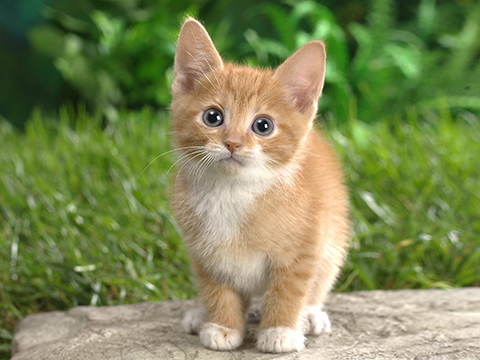
#> input picture 03. 키보드와 마우스 이벤트 처리/cat.jpg, 480 x 360 px, found by its file name
$ python 15.hist_equalization_0_quiz.py
#> lines starting #> are read from the running program, lines starting #| are printed output that depends on the picture
# [Quiz] HSV, YCrCb 공간 각각에서 명도만 평활하고,
# - 원본과 각 이미지를 출력한 후,
# - 원본이미지와 비교하여 BGR 색상별로 bin 64의 히스토그램을 그려보자.
# - 추가로 BGR 채널 각각에 평활화를 할 경우는 어떤 현상이 생기는 지 알아보자.

import cv2
from matplotlib import pyplot as plt

img0 = cv2.imread('cat.jpg')
#> img0 is the input picture: shape (360, 480, 3); mean B, G, R 85.7, 136, 125.8
bins = 256

# HSV 컬러공간으로 변환후 Value 채널만 평평히
hsv = cv2.cvtColor(img0, cv2.COLOR_BGR2HSV)
#> hsv: shape (360, 480, 3); mean H, S, V 34.5, 116.9, 144.7
h, s, v = cv2.split(hsv)
v1 = cv2.equalizeHist(v)
hsv1 = cv2.merge((h,s,v1)) #평평해진 Value 채널로 대체
#> hsv1: shape (360, 480, 3); mean H, S, V 34.5, 116.9, 128.2
img_hsv = cv2.cvtColor(hsv1, cv2.COLOR_HSV2BGR)

# YCrCb 컬러공간으로 변환후 Y 채널만 평평히
YCrCb = cv2.cvtColor(img0, cv2.COLOR_BGR2YCrCb)
#> YCrCb: shape (360, 480, 3); mean of channels 0, 1, 2 127.2, 127, 104.5
y, r, b = cv2.split(YCrCb)
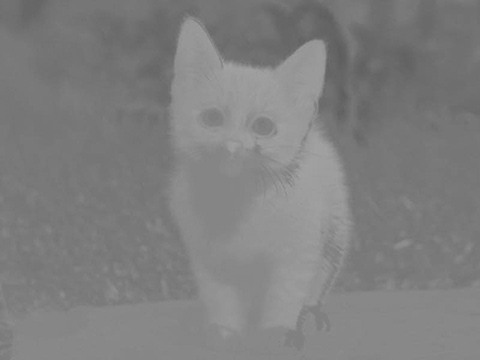
#> r: shape (360, 480); min 93, max 163, mean 127
y1 = cv2.equalizeHist(y)
Y1CrCb = cv2.merge((y1,r,b)) #평평해진 Y 채널로 대체
#> Y1CrCb: shape (360, 480, 3); mean of channels 0, 1, 2 128.2, 127, 104.5
img_YCrCb = cv2.cvtColor(Y1CrCb, cv2.COLOR_YCrCb2BGR)
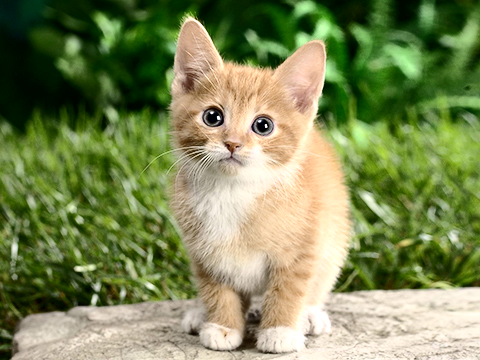
#> img_YCrCb: shape (360, 480, 3); mean B, G, R 88.3, 137, 126.4

# 잘못된 예: RGB 모든 채널을 각각 평활화할 경우
b, g, r = cv2.split(img0)
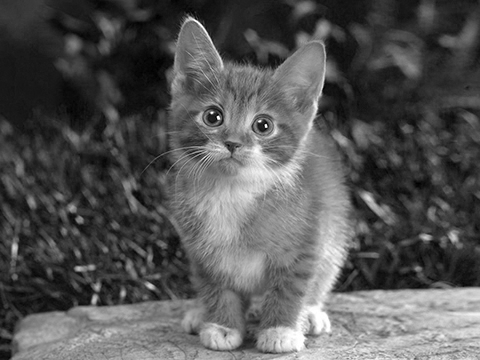
#> b: shape (360, 480); min 0, max 255, mean 85.7
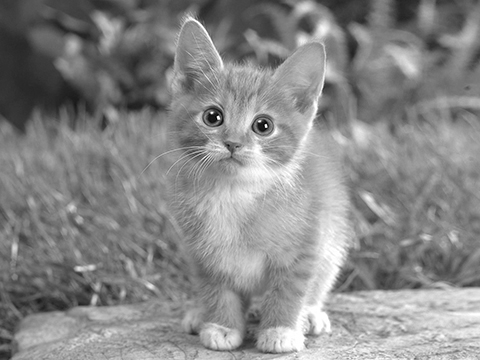
#> g: shape (360, 480); min 1, max 255, mean 136
b1 = cv2.equalizeHist(b)
g1 = cv2.equalizeHist(g)
r1 = cv2.equalizeHist(r)
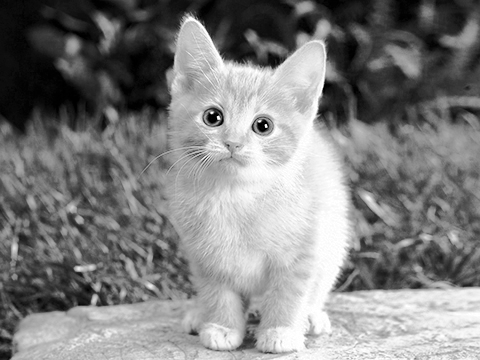
#> r1: shape (360, 480); min 0, max 255, mean 128.1
rgb_equal = cv2.merge((b1,g1,r1)) #평평해진 Value 채널로 대체
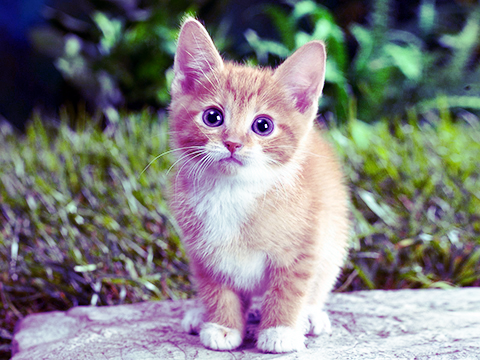
#> rgb_equal: shape (360, 480, 3); mean B, G, R 128.3, 128.3, 128.1

cv2.imshow('img0', img0)
cv2.imshow('img_hsv', img_hsv)
cv2.imshow('img_YCrCb', img_YCrCb)
cv2.imshow('img_rgb_equal', rgb_equal)
cv2.waitKey()

color = ['b', 'g', 'r']

fig, axes = plt.subplots(1,4, sharex=True, sharey=True, figsize=(21,5))
# 원본 img에 대해 루프를 세번 돌며 각각의 컬러별로 히스토그램 계산
for i, c in enumerate(color):
	hist = cv2.calcHist([img0], [i], None, [bins], [0,256])
	axes[0].plot(hist, color=c)
	axes[0].set_xlim([0,bins])
	axes[0].set_ylim([0,10000])
	axes[0].set_title("original")

# 루프를 세번 돌며 각각의 컬러별로 히스토그램 계산
for i, c in enumerate(color):
	hist = cv2.calcHist([img_hsv], [i], None, [bins], [0,256])
	axes[1].plot(hist, color=c)
	axes[1].set_xlim([0,bins])
	axes[1].set_ylim([0,10000])
	axes[1].set_title("HSVEqualized")

# 루프를 세번 돌며 각각의 컬러별로 히스토그램 계산
for i, c in enumerate(color):
	hist = cv2.calcHist([img_YCrCb], [i], None, [bins], [0,256])
	axes[2].plot(hist, color=c)
	axes[2].set_xlim([0,bins])
	axes[2].set_ylim([0,10000])
	axes[2].set_title("YCrCbEqualized")

# 루프를 세번 돌며 각각의 컬러별로 히스토그램 계산
for i, c in enumerate(color):
	hist = cv2.calcHist([rgb_equal], [i], None, [bins], [0,256])
	axes[3].plot(hist, color=c)
	axes[3].set_xlim([0,bins])
	axes[3].set_ylim([0,10000])
	axes[3].set_title("rgb_equal")

plt.show()
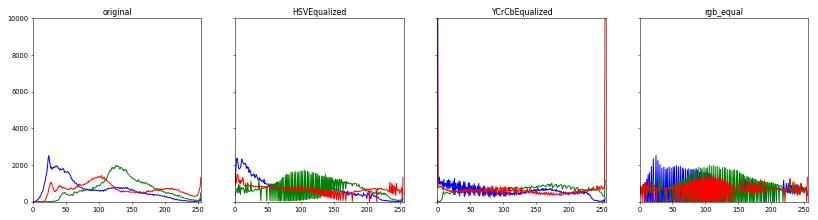
#> figure drawn by matplotlib, 4 panels; panel 1: curve peaks at x = 24, y = 2528; panel 1: curve peaks at x = 126, y = 1981; panel 1: curve peaks at x = 104, y = 1437

$ run again, with 03. 키보드와 마우스 이벤트 처리/road.jpg copied over 03. 키보드와 마우스 이벤트 처리/cat.jpg
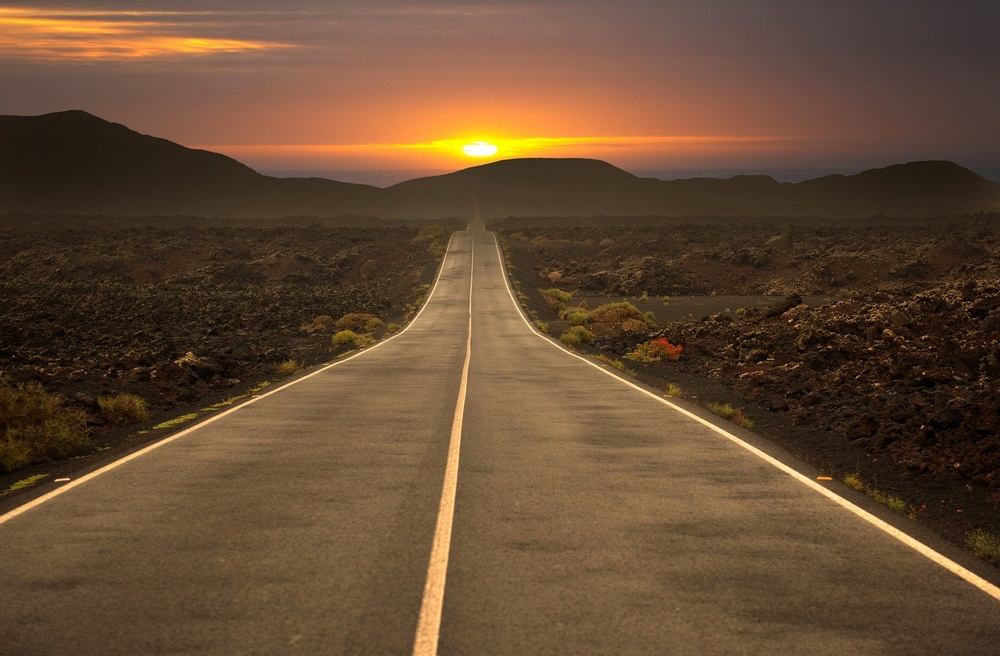
#> input picture 03. 키보드와 마우스 이벤트 처리/road.jpg, 1000 x 656 px, shrunk from 1920 x 1260 before the run, found by its file name
#> img0 is the input picture: shape (656, 1000, 3); mean B, G, R 51.2, 74.3, 100.9
#> hsv: shape (656, 1000, 3); mean H, S, V 14.3, 128.4, 100.9
#> hsv1: shape (656, 1000, 3); mean H, S, V 14.3, 128.4, 128.3
#> YCrCb: shape (656, 1000, 3); mean of channels 0, 1, 2 79.7, 143.2, 111.9
#> Y1CrCb: shape (656, 1000, 3); mean of channels 0, 1, 2 128.4, 143.2, 111.9
#> `rgb_equal = cv2.merge((b1,g1,r1))`:
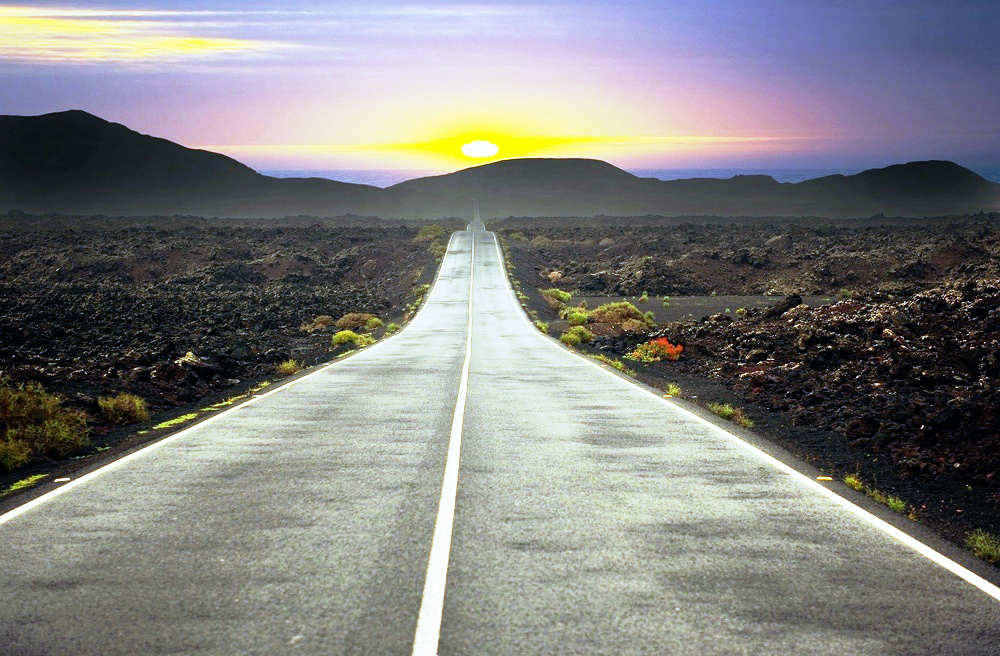
#> rgb_equal: shape (656, 1000, 3); mean B, G, R 127.1, 128.4, 128.3
#> `plt.show()`:
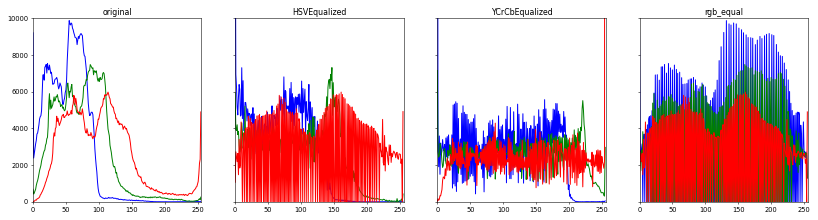
#> figure drawn by matplotlib, 4 panels; panel 1: curve peaks at x = 55, y = 9884; panel 1: curve peaks at x = 87, y = 7487; panel 1: curve peaks at x = 114, y = 5984
